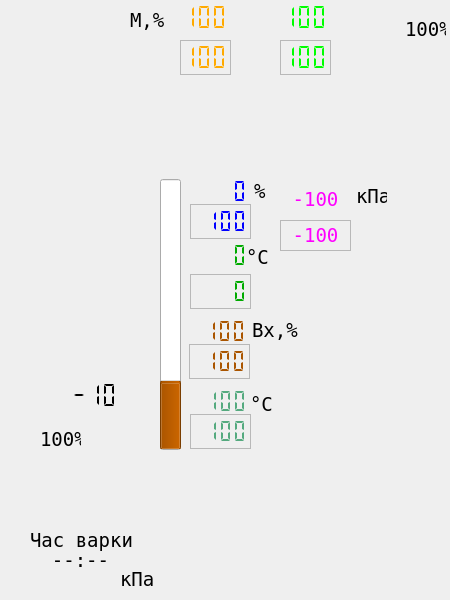
<?xml version="1.0" encoding="UTF-8"?>
<ui version="4.0">
 <class>ApOne</class>
 <widget class="QWidget" name="ApOne">
  <property name="geometry">
   <rect>
    <x>0</x>
    <y>0</y>
    <width>450</width>
    <height>600</height>
   </rect>
  </property>
  <property name="sizePolicy">
   <sizepolicy hsizetype="Preferred" vsizetype="Preferred">
    <horstretch>0</horstretch>
    <verstretch>0</verstretch>
   </sizepolicy>
  </property>
  <property name="minimumSize">
   <size>
    <width>270</width>
    <height>421</height>
   </size>
  </property>
  <property name="maximumSize">
   <size>
    <width>450</width>
    <height>600</height>
   </size>
  </property>
  <property name="font">
   <font>
    <family>DejaVu Sans Mono</family>
    <pointsize>14</pointsize>
    <italic>true</italic>
   </font>
  </property>
  <property name="windowTitle">
   <string>Form</string>
  </property>
  <property name="styleSheet">
   <string notr="true">#ApOne
{
	background-image: url(:/mnemo/one.svg);
	background-repeat: no-repeat;
	 background-position: top left;
}</string>
  </property>
  <widget class="QLCDNumber" name="lc_Moment_ind">
   <property name="geometry">
    <rect>
     <x>180</x>
     <y>40</y>
     <width>51</width>
     <height>35</height>
    </rect>
   </property>
   <property name="palette">
    <palette>
     <active>
      <colorrole role="WindowText">
       <brush brushstyle="SolidPattern">
        <color alpha="255">
         <red>255</red>
         <green>170</green>
         <blue>0</blue>
        </color>
       </brush>
      </colorrole>
     </active>
     <inactive>
      <colorrole role="WindowText">
       <brush brushstyle="SolidPattern">
        <color alpha="255">
         <red>255</red>
         <green>170</green>
         <blue>0</blue>
        </color>
       </brush>
      </colorrole>
     </inactive>
     <disabled>
      <colorrole role="WindowText">
       <brush brushstyle="SolidPattern">
        <color alpha="255">
         <red>146</red>
         <green>145</green>
         <blue>144</blue>
        </color>
       </brush>
      </colorrole>
     </disabled>
    </palette>
   </property>
   <property name="font">
    <font>
     <pointsize>8</pointsize>
    </font>
   </property>
   <property name="toolTip">
    <string>Параметр</string>
   </property>
   <property name="frameShape">
    <enum>QFrame::StyledPanel</enum>
   </property>
   <property name="frameShadow">
    <enum>QFrame::Plain</enum>
   </property>
   <property name="smallDecimalPoint">
    <bool>true</bool>
   </property>
   <property name="digitCount">
    <number>3</number>
   </property>
   <property name="segmentStyle">
    <enum>QLCDNumber::Flat</enum>
   </property>
   <property name="value" stdset="0">
    <double>100.000000000000000</double>
   </property>
   <property name="intValue" stdset="0">
    <number>100</number>
   </property>
  </widget>
  <widget class="QLCDNumber" name="lc_Cv_ind">
   <property name="geometry">
    <rect>
     <x>189</x>
     <y>344</y>
     <width>61</width>
     <height>35</height>
    </rect>
   </property>
   <property name="palette">
    <palette>
     <active>
      <colorrole role="WindowText">
       <brush brushstyle="SolidPattern">
        <color alpha="255">
         <red>170</red>
         <green>85</green>
         <blue>0</blue>
        </color>
       </brush>
      </colorrole>
     </active>
     <inactive>
      <colorrole role="WindowText">
       <brush brushstyle="SolidPattern">
        <color alpha="255">
         <red>170</red>
         <green>85</green>
         <blue>0</blue>
        </color>
       </brush>
      </colorrole>
     </inactive>
     <disabled>
      <colorrole role="WindowText">
       <brush brushstyle="SolidPattern">
        <color alpha="255">
         <red>49</red>
         <green>54</green>
         <blue>59</blue>
        </color>
       </brush>
      </colorrole>
     </disabled>
    </palette>
   </property>
   <property name="font">
    <font>
     <pointsize>8</pointsize>
    </font>
   </property>
   <property name="toolTip">
    <string>Параметр</string>
   </property>
   <property name="frameShape">
    <enum>QFrame::StyledPanel</enum>
   </property>
   <property name="frameShadow">
    <enum>QFrame::Plain</enum>
   </property>
   <property name="smallDecimalPoint">
    <bool>true</bool>
   </property>
   <property name="digitCount">
    <number>4</number>
   </property>
   <property name="segmentStyle">
    <enum>QLCDNumber::Flat</enum>
   </property>
   <property name="value" stdset="0">
    <double>100.000000000000000</double>
   </property>
   <property name="intValue" stdset="0">
    <number>100</number>
   </property>
  </widget>
  <widget class="QLCDNumber" name="lc_Lt1a_ind">
   <property name="geometry">
    <rect>
     <x>190</x>
     <y>174</y>
     <width>61</width>
     <height>35</height>
    </rect>
   </property>
   <property name="palette">
    <palette>
     <active>
      <colorrole role="WindowText">
       <brush brushstyle="SolidPattern">
        <color alpha="255">
         <red>0</red>
         <green>0</green>
         <blue>255</blue>
        </color>
       </brush>
      </colorrole>
     </active>
     <inactive>
      <colorrole role="WindowText">
       <brush brushstyle="SolidPattern">
        <color alpha="255">
         <red>0</red>
         <green>0</green>
         <blue>255</blue>
        </color>
       </brush>
      </colorrole>
     </inactive>
     <disabled>
      <colorrole role="WindowText">
       <brush brushstyle="SolidPattern">
        <color alpha="255">
         <red>49</red>
         <green>54</green>
         <blue>59</blue>
        </color>
       </brush>
      </colorrole>
     </disabled>
    </palette>
   </property>
   <property name="font">
    <font>
     <pointsize>8</pointsize>
    </font>
   </property>
   <property name="frameShape">
    <enum>QFrame::NoFrame</enum>
   </property>
   <property name="frameShadow">
    <enum>QFrame::Raised</enum>
   </property>
   <property name="smallDecimalPoint">
    <bool>true</bool>
   </property>
   <property name="digitCount">
    <number>4</number>
   </property>
   <property name="segmentStyle">
    <enum>QLCDNumber::Flat</enum>
   </property>
  </widget>
  <widget class="QLCDNumber" name="lc_Tt4a_ind">
   <property name="geometry">
    <rect>
     <x>190</x>
     <y>238</y>
     <width>61</width>
     <height>35</height>
    </rect>
   </property>
   <property name="palette">
    <palette>
     <active>
      <colorrole role="WindowText">
       <brush brushstyle="SolidPattern">
        <color alpha="255">
         <red>0</red>
         <green>170</green>
         <blue>0</blue>
        </color>
       </brush>
      </colorrole>
     </active>
     <inactive>
      <colorrole role="WindowText">
       <brush brushstyle="SolidPattern">
        <color alpha="255">
         <red>0</red>
         <green>170</green>
         <blue>0</blue>
        </color>
       </brush>
      </colorrole>
     </inactive>
     <disabled>
      <colorrole role="WindowText">
       <brush brushstyle="SolidPattern">
        <color alpha="255">
         <red>49</red>
         <green>54</green>
         <blue>59</blue>
        </color>
       </brush>
      </colorrole>
     </disabled>
    </palette>
   </property>
   <property name="font">
    <font>
     <pointsize>8</pointsize>
    </font>
   </property>
   <property name="frameShape">
    <enum>QFrame::NoFrame</enum>
   </property>
   <property name="smallDecimalPoint">
    <bool>true</bool>
   </property>
   <property name="digitCount">
    <number>4</number>
   </property>
   <property name="segmentStyle">
    <enum>QLCDNumber::Flat</enum>
   </property>
  </widget>
  <widget class="QProgressBar" name="pb_Lt1a_ind">
   <property name="geometry">
    <rect>
     <x>160</x>
     <y>179</y>
     <width>21</width>
     <height>271</height>
    </rect>
   </property>
   <property name="palette">
    <palette>
     <active>
      <colorrole role="Highlight">
       <brush brushstyle="SolidPattern">
        <color alpha="255">
         <red>170</red>
         <green>85</green>
         <blue>0</blue>
        </color>
       </brush>
      </colorrole>
     </active>
     <inactive>
      <colorrole role="Highlight">
       <brush brushstyle="SolidPattern">
        <color alpha="255">
         <red>170</red>
         <green>85</green>
         <blue>0</blue>
        </color>
       </brush>
      </colorrole>
     </inactive>
     <disabled>
      <colorrole role="Highlight">
       <brush brushstyle="SolidPattern">
        <color alpha="255">
         <red>61</red>
         <green>174</green>
         <blue>233</blue>
        </color>
       </brush>
      </colorrole>
     </disabled>
    </palette>
   </property>
   <property name="font">
    <font>
     <pointsize>8</pointsize>
    </font>
   </property>
   <property name="value">
    <number>24</number>
   </property>
   <property name="textVisible">
    <bool>false</bool>
   </property>
   <property name="orientation">
    <enum>Qt::Vertical</enum>
   </property>
  </widget>
  <widget class="QLabel" name="label">
   <property name="geometry">
    <rect>
     <x>252</x>
     <y>320</y>
     <width>61</width>
     <height>21</height>
    </rect>
   </property>
   <property name="font">
    <font>
     <family>DejaVu Sans Mono</family>
     <pointsize>14</pointsize>
     <italic>false</italic>
     <kerning>false</kerning>
    </font>
   </property>
   <property name="text">
    <string>Bx,%</string>
   </property>
  </widget>
  <widget class="QLabel" name="label_2">
   <property name="geometry">
    <rect>
     <x>130</x>
     <y>10</y>
     <width>51</width>
     <height>21</height>
    </rect>
   </property>
   <property name="font">
    <font>
     <family>DejaVu Sans Mono</family>
     <pointsize>14</pointsize>
     <italic>false</italic>
     <kerning>false</kerning>
    </font>
   </property>
   <property name="text">
    <string>M,%</string>
   </property>
  </widget>
  <widget class="QLabel" name="label_3">
   <property name="geometry">
    <rect>
     <x>246</x>
     <y>247</y>
     <width>30</width>
     <height>21</height>
    </rect>
   </property>
   <property name="font">
    <font>
     <family>DejaVu Sans Mono</family>
     <pointsize>14</pointsize>
     <italic>false</italic>
     <kerning>false</kerning>
    </font>
   </property>
   <property name="text">
    <string>°C</string>
   </property>
  </widget>
  <widget class="QLCDNumber" name="lc_Ey20a_ind">
   <property name="geometry">
    <rect>
     <x>180</x>
     <y>0</y>
     <width>51</width>
     <height>35</height>
    </rect>
   </property>
   <property name="palette">
    <palette>
     <active>
      <colorrole role="WindowText">
       <brush brushstyle="SolidPattern">
        <color alpha="255">
         <red>255</red>
         <green>170</green>
         <blue>0</blue>
        </color>
       </brush>
      </colorrole>
     </active>
     <inactive>
      <colorrole role="WindowText">
       <brush brushstyle="SolidPattern">
        <color alpha="255">
         <red>255</red>
         <green>170</green>
         <blue>0</blue>
        </color>
       </brush>
      </colorrole>
     </inactive>
     <disabled>
      <colorrole role="WindowText">
       <brush brushstyle="SolidPattern">
        <color alpha="255">
         <red>146</red>
         <green>145</green>
         <blue>144</blue>
        </color>
       </brush>
      </colorrole>
     </disabled>
    </palette>
   </property>
   <property name="font">
    <font>
     <pointsize>8</pointsize>
    </font>
   </property>
   <property name="toolTip">
    <string>Завдання</string>
   </property>
   <property name="frameShape">
    <enum>QFrame::NoFrame</enum>
   </property>
   <property name="frameShadow">
    <enum>QFrame::Plain</enum>
   </property>
   <property name="smallDecimalPoint">
    <bool>true</bool>
   </property>
   <property name="digitCount">
    <number>3</number>
   </property>
   <property name="segmentStyle">
    <enum>QLCDNumber::Flat</enum>
   </property>
   <property name="value" stdset="0">
    <double>100.000000000000000</double>
   </property>
   <property name="intValue" stdset="0">
    <number>100</number>
   </property>
  </widget>
  <widget class="QLCDNumber" name="lc_Dt2a_ind">
   <property name="geometry">
    <rect>
     <x>189</x>
     <y>314</y>
     <width>61</width>
     <height>35</height>
    </rect>
   </property>
   <property name="palette">
    <palette>
     <active>
      <colorrole role="WindowText">
       <brush brushstyle="SolidPattern">
        <color alpha="255">
         <red>170</red>
         <green>85</green>
         <blue>0</blue>
        </color>
       </brush>
      </colorrole>
     </active>
     <inactive>
      <colorrole role="WindowText">
       <brush brushstyle="SolidPattern">
        <color alpha="255">
         <red>170</red>
         <green>85</green>
         <blue>0</blue>
        </color>
       </brush>
      </colorrole>
     </inactive>
     <disabled>
      <colorrole role="WindowText">
       <brush brushstyle="SolidPattern">
        <color alpha="255">
         <red>49</red>
         <green>54</green>
         <blue>59</blue>
        </color>
       </brush>
      </colorrole>
     </disabled>
    </palette>
   </property>
   <property name="font">
    <font>
     <pointsize>8</pointsize>
    </font>
   </property>
   <property name="toolTip">
    <string>Завдання</string>
   </property>
   <property name="frameShape">
    <enum>QFrame::NoFrame</enum>
   </property>
   <property name="smallDecimalPoint">
    <bool>true</bool>
   </property>
   <property name="digitCount">
    <number>4</number>
   </property>
   <property name="segmentStyle">
    <enum>QLCDNumber::Flat</enum>
   </property>
   <property name="value" stdset="0">
    <double>100.000000000000000</double>
   </property>
   <property name="intValue" stdset="0">
    <number>100</number>
   </property>
  </widget>
  <widget class="QLabel" name="Pt6a_ind">
   <property name="geometry">
    <rect>
     <x>280</x>
     <y>184</y>
     <width>71</width>
     <height>31</height>
    </rect>
   </property>
   <property name="palette">
    <palette>
     <active>
      <colorrole role="WindowText">
       <brush brushstyle="SolidPattern">
        <color alpha="255">
         <red>255</red>
         <green>0</green>
         <blue>255</blue>
        </color>
       </brush>
      </colorrole>
     </active>
     <inactive>
      <colorrole role="WindowText">
       <brush brushstyle="SolidPattern">
        <color alpha="255">
         <red>255</red>
         <green>0</green>
         <blue>255</blue>
        </color>
       </brush>
      </colorrole>
     </inactive>
     <disabled>
      <colorrole role="WindowText">
       <brush brushstyle="SolidPattern">
        <color alpha="255">
         <red>49</red>
         <green>54</green>
         <blue>59</blue>
        </color>
       </brush>
      </colorrole>
     </disabled>
    </palette>
   </property>
   <property name="font">
    <font>
     <family>DejaVu Sans Mono</family>
     <pointsize>14</pointsize>
     <italic>false</italic>
     <kerning>false</kerning>
    </font>
   </property>
   <property name="frameShape">
    <enum>QFrame::NoFrame</enum>
   </property>
   <property name="text">
    <string>-100</string>
   </property>
   <property name="alignment">
    <set>Qt::AlignCenter</set>
   </property>
  </widget>
  <widget class="QLCDNumber" name="lc_Uroven_ind">
   <property name="geometry">
    <rect>
     <x>190</x>
     <y>204</y>
     <width>61</width>
     <height>35</height>
    </rect>
   </property>
   <property name="palette">
    <palette>
     <active>
      <colorrole role="WindowText">
       <brush brushstyle="SolidPattern">
        <color alpha="255">
         <red>0</red>
         <green>0</green>
         <blue>255</blue>
        </color>
       </brush>
      </colorrole>
     </active>
     <inactive>
      <colorrole role="WindowText">
       <brush brushstyle="SolidPattern">
        <color alpha="255">
         <red>0</red>
         <green>0</green>
         <blue>255</blue>
        </color>
       </brush>
      </colorrole>
     </inactive>
     <disabled>
      <colorrole role="WindowText">
       <brush brushstyle="SolidPattern">
        <color alpha="255">
         <red>49</red>
         <green>54</green>
         <blue>59</blue>
        </color>
       </brush>
      </colorrole>
     </disabled>
    </palette>
   </property>
   <property name="font">
    <font>
     <pointsize>8</pointsize>
    </font>
   </property>
   <property name="toolTip">
    <string>Параметр</string>
   </property>
   <property name="frameShape">
    <enum>QFrame::StyledPanel</enum>
   </property>
   <property name="frameShadow">
    <enum>QFrame::Plain</enum>
   </property>
   <property name="smallDecimalPoint">
    <bool>true</bool>
   </property>
   <property name="digitCount">
    <number>4</number>
   </property>
   <property name="segmentStyle">
    <enum>QLCDNumber::Flat</enum>
   </property>
   <property name="value" stdset="0">
    <double>100.000000000000000</double>
   </property>
   <property name="intValue" stdset="0">
    <number>100</number>
   </property>
  </widget>
  <widget class="QLCDNumber" name="lc_Termo_ind">
   <property name="geometry">
    <rect>
     <x>190</x>
     <y>274</y>
     <width>61</width>
     <height>35</height>
    </rect>
   </property>
   <property name="palette">
    <palette>
     <active>
      <colorrole role="WindowText">
       <brush brushstyle="SolidPattern">
        <color alpha="255">
         <red>0</red>
         <green>170</green>
         <blue>0</blue>
        </color>
       </brush>
      </colorrole>
     </active>
     <inactive>
      <colorrole role="WindowText">
       <brush brushstyle="SolidPattern">
        <color alpha="255">
         <red>0</red>
         <green>170</green>
         <blue>0</blue>
        </color>
       </brush>
      </colorrole>
     </inactive>
     <disabled>
      <colorrole role="WindowText">
       <brush brushstyle="SolidPattern">
        <color alpha="255">
         <red>49</red>
         <green>54</green>
         <blue>59</blue>
        </color>
       </brush>
      </colorrole>
     </disabled>
    </palette>
   </property>
   <property name="font">
    <font>
     <pointsize>8</pointsize>
    </font>
   </property>
   <property name="frameShape">
    <enum>QFrame::StyledPanel</enum>
   </property>
   <property name="frameShadow">
    <enum>QFrame::Plain</enum>
   </property>
   <property name="smallDecimalPoint">
    <bool>true</bool>
   </property>
   <property name="digitCount">
    <number>4</number>
   </property>
   <property name="segmentStyle">
    <enum>QLCDNumber::Flat</enum>
   </property>
  </widget>
  <widget class="QLabel" name="label_4">
   <property name="geometry">
    <rect>
     <x>30</x>
     <y>530</y>
     <width>111</width>
     <height>21</height>
    </rect>
   </property>
   <property name="font">
    <font>
     <family>DejaVu Sans Mono</family>
     <pointsize>14</pointsize>
     <italic>false</italic>
     <kerning>false</kerning>
    </font>
   </property>
   <property name="text">
    <string>Час варки</string>
   </property>
  </widget>
  <widget class="QLabel" name="timeProc">
   <property name="geometry">
    <rect>
     <x>30</x>
     <y>550</y>
     <width>101</width>
     <height>21</height>
    </rect>
   </property>
   <property name="font">
    <font>
     <family>DejaVu Sans Mono</family>
     <pointsize>14</pointsize>
     <italic>false</italic>
     <kerning>false</kerning>
    </font>
   </property>
   <property name="text">
    <string>--:--</string>
   </property>
   <property name="alignment">
    <set>Qt::AlignCenter</set>
   </property>
  </widget>
  <widget class="QLCDNumber" name="lc_Pt5a_ind">
   <property name="geometry">
    <rect>
     <x>70</x>
     <y>380</y>
     <width>51</width>
     <height>31</height>
    </rect>
   </property>
   <property name="font">
    <font>
     <pointsize>8</pointsize>
    </font>
   </property>
   <property name="frameShape">
    <enum>QFrame::NoFrame</enum>
   </property>
   <property name="frameShadow">
    <enum>QFrame::Plain</enum>
   </property>
   <property name="smallDecimalPoint">
    <bool>true</bool>
   </property>
   <property name="digitCount">
    <number>3</number>
   </property>
   <property name="segmentStyle">
    <enum>QLCDNumber::Flat</enum>
   </property>
   <property name="intValue" stdset="0">
    <number>-10</number>
   </property>
  </widget>
  <widget class="QLabel" name="K4">
   <property name="geometry">
    <rect>
     <x>40</x>
     <y>430</y>
     <width>41</width>
     <height>19</height>
    </rect>
   </property>
   <property name="font">
    <font>
     <family>DejaVu Sans Mono</family>
     <pointsize>14</pointsize>
     <italic>false</italic>
     <kerning>false</kerning>
    </font>
   </property>
   <property name="text">
    <string>100%</string>
   </property>
  </widget>
  <widget class="QLabel" name="Vakuum_ind">
   <property name="geometry">
    <rect>
     <x>280</x>
     <y>220</y>
     <width>71</width>
     <height>31</height>
    </rect>
   </property>
   <property name="palette">
    <palette>
     <active>
      <colorrole role="WindowText">
       <brush brushstyle="SolidPattern">
        <color alpha="255">
         <red>255</red>
         <green>0</green>
         <blue>255</blue>
        </color>
       </brush>
      </colorrole>
     </active>
     <inactive>
      <colorrole role="WindowText">
       <brush brushstyle="SolidPattern">
        <color alpha="255">
         <red>255</red>
         <green>0</green>
         <blue>255</blue>
        </color>
       </brush>
      </colorrole>
     </inactive>
     <disabled>
      <colorrole role="WindowText">
       <brush brushstyle="SolidPattern">
        <color alpha="255">
         <red>49</red>
         <green>54</green>
         <blue>59</blue>
        </color>
       </brush>
      </colorrole>
     </disabled>
    </palette>
   </property>
   <property name="font">
    <font>
     <family>DejaVu Sans Mono</family>
     <pointsize>14</pointsize>
     <italic>false</italic>
     <kerning>false</kerning>
    </font>
   </property>
   <property name="frameShape">
    <enum>QFrame::StyledPanel</enum>
   </property>
   <property name="text">
    <string>-100</string>
   </property>
   <property name="alignment">
    <set>Qt::AlignCenter</set>
   </property>
  </widget>
  <widget class="QLCDNumber" name="lc_Delta_ind">
   <property name="geometry">
    <rect>
     <x>190</x>
     <y>414</y>
     <width>61</width>
     <height>35</height>
    </rect>
   </property>
   <property name="palette">
    <palette>
     <active>
      <colorrole role="WindowText">
       <brush brushstyle="SolidPattern">
        <color alpha="255">
         <red>85</red>
         <green>170</green>
         <blue>127</blue>
        </color>
       </brush>
      </colorrole>
     </active>
     <inactive>
      <colorrole role="WindowText">
       <brush brushstyle="SolidPattern">
        <color alpha="255">
         <red>85</red>
         <green>170</green>
         <blue>127</blue>
        </color>
       </brush>
      </colorrole>
     </inactive>
     <disabled>
      <colorrole role="WindowText">
       <brush brushstyle="SolidPattern">
        <color alpha="255">
         <red>49</red>
         <green>54</green>
         <blue>59</blue>
        </color>
       </brush>
      </colorrole>
     </disabled>
    </palette>
   </property>
   <property name="font">
    <font>
     <pointsize>8</pointsize>
    </font>
   </property>
   <property name="toolTip">
    <string>Параметр</string>
   </property>
   <property name="frameShape">
    <enum>QFrame::StyledPanel</enum>
   </property>
   <property name="frameShadow">
    <enum>QFrame::Plain</enum>
   </property>
   <property name="smallDecimalPoint">
    <bool>true</bool>
   </property>
   <property name="digitCount">
    <number>4</number>
   </property>
   <property name="segmentStyle">
    <enum>QLCDNumber::Flat</enum>
   </property>
   <property name="value" stdset="0">
    <double>100.000000000000000</double>
   </property>
   <property name="intValue" stdset="0">
    <number>100</number>
   </property>
  </widget>
  <widget class="QLCDNumber" name="lc_Delta">
   <property name="geometry">
    <rect>
     <x>190</x>
     <y>384</y>
     <width>61</width>
     <height>35</height>
    </rect>
   </property>
   <property name="palette">
    <palette>
     <active>
      <colorrole role="WindowText">
       <brush brushstyle="SolidPattern">
        <color alpha="255">
         <red>85</red>
         <green>170</green>
         <blue>127</blue>
        </color>
       </brush>
      </colorrole>
     </active>
     <inactive>
      <colorrole role="WindowText">
       <brush brushstyle="SolidPattern">
        <color alpha="255">
         <red>85</red>
         <green>170</green>
         <blue>127</blue>
        </color>
       </brush>
      </colorrole>
     </inactive>
     <disabled>
      <colorrole role="WindowText">
       <brush brushstyle="SolidPattern">
        <color alpha="255">
         <red>49</red>
         <green>54</green>
         <blue>59</blue>
        </color>
       </brush>
      </colorrole>
     </disabled>
    </palette>
   </property>
   <property name="font">
    <font>
     <pointsize>8</pointsize>
    </font>
   </property>
   <property name="toolTip">
    <string>Завдання</string>
   </property>
   <property name="frameShape">
    <enum>QFrame::NoFrame</enum>
   </property>
   <property name="smallDecimalPoint">
    <bool>true</bool>
   </property>
   <property name="digitCount">
    <number>4</number>
   </property>
   <property name="segmentStyle">
    <enum>QLCDNumber::Flat</enum>
   </property>
   <property name="value" stdset="0">
    <double>100.000000000000000</double>
   </property>
   <property name="intValue" stdset="0">
    <number>100</number>
   </property>
  </widget>
  <widget class="QLabel" name="label_6">
   <property name="geometry">
    <rect>
     <x>250</x>
     <y>394</y>
     <width>30</width>
     <height>21</height>
    </rect>
   </property>
   <property name="font">
    <font>
     <family>DejaVu Sans Mono</family>
     <pointsize>14</pointsize>
     <italic>false</italic>
     <kerning>false</kerning>
    </font>
   </property>
   <property name="text">
    <string>°C</string>
   </property>
  </widget>
  <widget class="QLCDNumber" name="lc_Sy20a_ind">
   <property name="geometry">
    <rect>
     <x>280</x>
     <y>0</y>
     <width>51</width>
     <height>35</height>
    </rect>
   </property>
   <property name="palette">
    <palette>
     <active>
      <colorrole role="WindowText">
       <brush brushstyle="SolidPattern">
        <color alpha="255">
         <red>0</red>
         <green>255</green>
         <blue>0</blue>
        </color>
       </brush>
      </colorrole>
     </active>
     <inactive>
      <colorrole role="WindowText">
       <brush brushstyle="SolidPattern">
        <color alpha="255">
         <red>0</red>
         <green>255</green>
         <blue>0</blue>
        </color>
       </brush>
      </colorrole>
     </inactive>
     <disabled>
      <colorrole role="WindowText">
       <brush brushstyle="SolidPattern">
        <color alpha="255">
         <red>146</red>
         <green>145</green>
         <blue>144</blue>
        </color>
       </brush>
      </colorrole>
     </disabled>
    </palette>
   </property>
   <property name="font">
    <font>
     <pointsize>8</pointsize>
    </font>
   </property>
   <property name="toolTip">
    <string>Завдання</string>
   </property>
   <property name="frameShape">
    <enum>QFrame::NoFrame</enum>
   </property>
   <property name="frameShadow">
    <enum>QFrame::Plain</enum>
   </property>
   <property name="smallDecimalPoint">
    <bool>true</bool>
   </property>
   <property name="digitCount">
    <number>3</number>
   </property>
   <property name="segmentStyle">
    <enum>QLCDNumber::Flat</enum>
   </property>
   <property name="value" stdset="0">
    <double>100.000000000000000</double>
   </property>
   <property name="intValue" stdset="0">
    <number>100</number>
   </property>
  </widget>
  <widget class="QLCDNumber" name="lc_Ha20a_zad">
   <property name="geometry">
    <rect>
     <x>280</x>
     <y>40</y>
     <width>51</width>
     <height>35</height>
    </rect>
   </property>
   <property name="palette">
    <palette>
     <active>
      <colorrole role="WindowText">
       <brush brushstyle="SolidPattern">
        <color alpha="255">
         <red>0</red>
         <green>255</green>
         <blue>0</blue>
        </color>
       </brush>
      </colorrole>
     </active>
     <inactive>
      <colorrole role="WindowText">
       <brush brushstyle="SolidPattern">
        <color alpha="255">
         <red>0</red>
         <green>255</green>
         <blue>0</blue>
        </color>
       </brush>
      </colorrole>
     </inactive>
     <disabled>
      <colorrole role="WindowText">
       <brush brushstyle="SolidPattern">
        <color alpha="255">
         <red>146</red>
         <green>145</green>
         <blue>144</blue>
        </color>
       </brush>
      </colorrole>
     </disabled>
    </palette>
   </property>
   <property name="font">
    <font>
     <pointsize>8</pointsize>
    </font>
   </property>
   <property name="toolTip">
    <string>Параметр</string>
   </property>
   <property name="frameShape">
    <enum>QFrame::StyledPanel</enum>
   </property>
   <property name="frameShadow">
    <enum>QFrame::Plain</enum>
   </property>
   <property name="smallDecimalPoint">
    <bool>true</bool>
   </property>
   <property name="digitCount">
    <number>3</number>
   </property>
   <property name="segmentStyle">
    <enum>QLCDNumber::Flat</enum>
   </property>
   <property name="value" stdset="0">
    <double>100.000000000000000</double>
   </property>
   <property name="intValue" stdset="0">
    <number>100</number>
   </property>
  </widget>
  <widget class="QLabel" name="label_7">
   <property name="geometry">
    <rect>
     <x>356</x>
     <y>187</y>
     <width>31</width>
     <height>19</height>
    </rect>
   </property>
   <property name="font">
    <font>
     <family>DejaVu Sans Mono</family>
     <pointsize>14</pointsize>
     <italic>false</italic>
     <kerning>false</kerning>
    </font>
   </property>
   <property name="text">
    <string>кПа</string>
   </property>
  </widget>
  <widget class="QLabel" name="label_8">
   <property name="geometry">
    <rect>
     <x>254</x>
     <y>181</y>
     <width>30</width>
     <height>21</height>
    </rect>
   </property>
   <property name="font">
    <font>
     <family>DejaVu Sans Mono</family>
     <pointsize>14</pointsize>
     <italic>false</italic>
     <kerning>false</kerning>
    </font>
   </property>
   <property name="text">
    <string>%</string>
   </property>
  </widget>
  <widget class="QCheckBox" name="K4f_in">
   <property name="geometry">
    <rect>
     <x>48</x>
     <y>410</y>
     <width>32</width>
     <height>20</height>
    </rect>
   </property>
   <property name="font">
    <font>
     <pointsize>8</pointsize>
    </font>
   </property>
   <property name="styleSheet">
    <string notr="true">QCheckBox{
min-width: 32px;
min-height: 20px;
max-width: 32px;
max-height: 20px;
}
QCheckBox:checked
{
	
	
	image: url(:/pict/pict/lib/valve_green_32x20.png);
}

QCheckBox:unchecked
{
	
	image: url(:/pict/pict/lib/valve_off_h_20x32.png);
}

QCheckBox:indicator
{
	background: rgba(0, 0, 0, 0);
	height: 32px;
	width: 20px;
}
</string>
   </property>
   <property name="text">
    <string/>
   </property>
  </widget>
  <widget class="QCheckBox" name="K7f_in">
   <property name="geometry">
    <rect>
     <x>375</x>
     <y>513</y>
     <width>32</width>
     <height>20</height>
    </rect>
   </property>
   <property name="font">
    <font>
     <pointsize>8</pointsize>
    </font>
   </property>
   <property name="styleSheet">
    <string notr="true">QCheckBox{
min-width: 32px;
min-height: 20px;
max-width: 32px;
max-height: 20px;
}
QCheckBox:checked
{
	
	
	image: url(:/pict/pict/lib/valve_green_32x20.png);
}

QCheckBox:unchecked
{
	
	image: url(:/pict/pict/lib/valve_off_h_20x32.png);
}

QCheckBox:indicator
{
	background: rgba(0, 0, 0, 0);
	height: 32px;
	width: 20px;
}
</string>
   </property>
   <property name="text">
    <string/>
   </property>
  </widget>
  <widget class="QLabel" name="St_i">
   <property name="geometry">
    <rect>
     <x>120</x>
     <y>570</y>
     <width>131</width>
     <height>19</height>
    </rect>
   </property>
   <property name="font">
    <font>
     <family>DejaVu Sans Mono</family>
     <pointsize>14</pointsize>
     <italic>false</italic>
     <kerning>false</kerning>
    </font>
   </property>
   <property name="text">
    <string>кПа</string>
   </property>
  </widget>
  <widget class="QLabel" name="K6">
   <property name="geometry">
    <rect>
     <x>405</x>
     <y>20</y>
     <width>41</width>
     <height>19</height>
    </rect>
   </property>
   <property name="font">
    <font>
     <family>DejaVu Sans Mono</family>
     <pointsize>14</pointsize>
     <italic>false</italic>
     <kerning>false</kerning>
    </font>
   </property>
   <property name="text">
    <string>100%</string>
   </property>
  </widget>
  <widget class="QCheckBox" name="K6f_in">
   <property name="geometry">
    <rect>
     <x>387</x>
     <y>25</y>
     <width>20</width>
     <height>32</height>
    </rect>
   </property>
   <property name="font">
    <font>
     <pointsize>8</pointsize>
    </font>
   </property>
   <property name="styleSheet">
    <string notr="true">QCheckBox{
min-width: 20px;
min-height: 32px;
max-width: 20px;
max-height: 32px;
}
QCheckBox:checked
{
	
	
	image: url(:/pict/pict/lib/valve_green_20x32.png);
}

QCheckBox:unchecked
{
	
	image: url(:/pict/pict/lib/valve_off_20x32.png);
}

QCheckBox:indicator
{
	background: rgba(0, 0, 0, 0);
	height: 20px;
	width: 32px;
}
</string>
   </property>
   <property name="text">
    <string/>
   </property>
  </widget>
  <widget class="QCheckBox" name="K18f_in">
   <property name="geometry">
    <rect>
     <x>353</x>
     <y>25</y>
     <width>20</width>
     <height>32</height>
    </rect>
   </property>
   <property name="font">
    <font>
     <pointsize>8</pointsize>
    </font>
   </property>
   <property name="styleSheet">
    <string notr="true">QCheckBox{
min-width: 20px;
min-height: 32px;
max-width: 20px;
max-height: 32px;
}
QCheckBox:checked
{
	
	
	image: url(:/pict/pict/lib/valve_green_20x32.png);
}

QCheckBox:unchecked
{
	
	image: url(:/pict/pict/lib/valve_off_20x32.png);
}

QCheckBox:indicator
{
	background: rgba(0, 0, 0, 0);
	height: 20px;
	width: 32px;
}
</string>
   </property>
   <property name="text">
    <string/>
   </property>
  </widget>
  <widget class="QCheckBox" name="K191f_in">
   <property name="geometry">
    <rect>
     <x>252</x>
     <y>535</y>
     <width>20</width>
     <height>32</height>
    </rect>
   </property>
   <property name="font">
    <font>
     <pointsize>8</pointsize>
    </font>
   </property>
   <property name="styleSheet">
    <string notr="true">QCheckBox{
min-width: 20px;
min-height: 32px;
max-width: 20px;
max-height: 32px;
}
QCheckBox:checked
{
	
	
	image: url(:/pict/pict/lib/valve_green_20x32.png);
}

QCheckBox:unchecked
{
	
	image: url(:/pict/pict/lib/valve_off_20x32.png);
}

QCheckBox:indicator
{
	background: rgba(0, 0, 0, 0);
	height: 20px;
	width: 32px;
}
</string>
   </property>
   <property name="text">
    <string/>
   </property>
  </widget>
  <widget class="QCheckBox" name="K8f_in">
   <property name="geometry">
    <rect>
     <x>374</x>
     <y>546</y>
     <width>32</width>
     <height>20</height>
    </rect>
   </property>
   <property name="font">
    <font>
     <pointsize>8</pointsize>
    </font>
   </property>
   <property name="styleSheet">
    <string notr="true">QCheckBox{
min-width: 32px;
min-height: 20px;
max-width: 32px;
max-height: 20px;
}
QCheckBox:checked
{
	
	
	image: url(:/pict/pict/lib/valve_green_32x20.png);
}

QCheckBox:unchecked
{
	
	image: url(:/pict/pict/lib/valve_off_h_20x32.png);
}

QCheckBox:indicator
{
	background: rgba(0, 0, 0, 0);
	height: 32px;
	width: 20px;
}
</string>
   </property>
   <property name="text">
    <string/>
   </property>
  </widget>
  <widget class="QCheckBox" name="K10f_in">
   <property name="geometry">
    <rect>
     <x>374</x>
     <y>575</y>
     <width>32</width>
     <height>20</height>
    </rect>
   </property>
   <property name="font">
    <font>
     <pointsize>8</pointsize>
    </font>
   </property>
   <property name="styleSheet">
    <string notr="true">QCheckBox{
min-width: 32px;
min-height: 20px;
max-width: 32px;
max-height: 20px;
}
QCheckBox:checked
{
	
	
	image: url(:/pict/pict/lib/valve_green_32x20.png);
}

QCheckBox:unchecked
{
	
	image: url(:/pict/pict/lib/valve_off_h_20x32.png);
}

QCheckBox:indicator
{
	background: rgba(0, 0, 0, 0);
	height: 32px;
	width: 20px;
}
</string>
   </property>
   <property name="text">
    <string/>
   </property>
  </widget>
 </widget>
 <resources>
  <include location="mnemo/apmnemo.qrc"/>
  <include location="../mnemo/mnemo.qrc"/>
  <include location="../../../../lib/picture.qrc"/>
 </resources>
 <connections/>
</ui>
